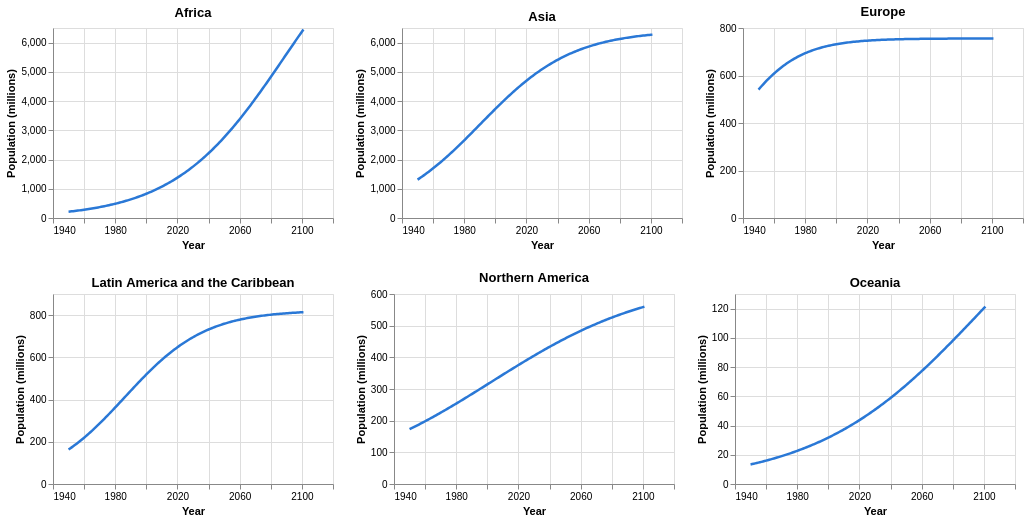

Here is the notebook cell this chart was saved with:
### Code cell
def grafico_regiao(reg):
    d = previsoes_reg[previsoes_reg["região"] == reg]
    base = alt.Chart(d).encode(x=alt.X("Time:Q", title="Year", axis=alt.Axis(format="d"), scale=alt.Scale(zero=False)))
    obs = base.transform_filter("datum.Time <= 2023").mark_circle(size=24, color="#8a8a8a").encode(
        y=alt.Y("milhões:Q", title="Population (millions)"))
    logi = base.mark_line(strokeWidth=2.5, color="#2a78d6").encode(y="logistica:Q")
    med = base.transform_filter("datum.Time >= 2023").mark_line(strokeWidth=2, strokeDash=[5, 4], color="#eb6834").encode(y="milhões:Q")
    return (obs + logi + med).properties(width=280, height=190, title=reg)

alt.vconcat(*[
    alt.hconcat(*[grafico_regiao(r) for r in REGS])
    for REGS in [sorted(previsoes_reg["região"].unique())[i:i + 3] for i in range(0, 6, 3)]
])

### Figure 1 — Vega-Lite specification as saved in the notebook (floating-point values rounded to 4 significant figures; data arrays with more than 128 entries replaced by an {"elided": "..."} marker saying what was removed)
{"config": {"view": {"continuousWidth": 300, "continuousHeight": 300}}, "vconcat": [{"hconcat": [{"layer": [{"mark": {"type": "circle", "color": "#8a8a8a", "size": 24}, "encoding": {"x": {"axis": {"format": "d"}, "field": "Time", "scale": {"zero": false}, "title": "Year", "type": "quantitative"}, "y": {"field": "milhões", "title": "Population (millions)", "type": "quantitative"}}, "transform": [{"filter": "datum.Time <= 2023"}]}, {"mark": {"type": "line", "color": "#2a78d6", "strokeWidth": 2.5}, "encoding": {"x": {"axis": {"format": "d"}, "field": "Time", "scale": {"zero": false}, "title": "Year", "type": "quantitative"}, "y": {"field": "logistica", "type": "quantitative"}}}, {"mark": {"type": "line", "color": "#eb6834", "strokeDash": [5, 4], "strokeWidth": 2}, "encoding": {"x": {"axis": {"format": "d"}, "field": "Time", "scale": {"zero": false}, "title": "Year", "type": "quantitative"}, "y": {"field": "milhões", "type": "quantitative"}}, "transform": [{"filter": "datum.Time >= 2023"}]}], "data": {"name": "data-e3ba7a79a0755820e54a3dae1e428eb8"}, "height": 190, "title": "Africa", "width": 280}, {"layer": [{"mark": {"type": "circle", "color": "#8a8a8a", "size": 24}, "encoding": {"x": {"axis": {"format": "d"}, "field": "Time", "scale": {"zero": false}, "title": "Year", "type": "quantitative"}, "y": {"field": "milhões", "title": "Population (millions)", "type": "quantitative"}}, "transform": [{"filter": "datum.Time <= 2023"}]}, {"mark": {"type": "line", "color": "#2a78d6", "strokeWidth": 2.5}, "encoding": {"x": {"axis": {"format": "d"}, "field": "Time", "scale": {"zero": false}, "title": "Year", "type": "quantitative"}, "y": {"field": "logistica", "type": "quantitative"}}}, {"mark": {"type": "line", "color": "#eb6834", "strokeDash": [5, 4], "strokeWidth": 2}, "encoding": {"x": {"axis": {"format": "d"}, "field": "Time", "scale": {"zero": false}, "title": "Year", "type": "quantitative"}, "y": {"field": "milhões", "type": "quantitative"}}, "transform": [{"filter": "datum.Time >= 2023"}]}], "data": {"name": "data-15d56cea38acbbd2eb4481a99a28d49e"}, "height": 190, "title": "Asia", "width": 280}, {"layer": [{"mark": {"type": "circle", "color": "#8a8a8a", "size": 24}, "encoding": {"x": {"axis": {"format": "d"}, "field": "Time", "scale": {"zero": false}, "title": "Year", "type": "quantitative"}, "y": {"field": "milhões", "title": "Population (millions)", "type": "quantitative"}}, "transform": [{"filter": "datum.Time <= 2023"}]}, {"mark": {"type": "line", "color": "#2a78d6", "strokeWidth": 2.5}, "encoding": {"x": {"axis": {"format": "d"}, "field": "Time", "scale": {"zero": false}, "title": "Year", "type": "quantitative"}, "y": {"field": "logistica", "type": "quantitative"}}}, {"mark": {"type": "line", "color": "#eb6834", "strokeDash": [5, 4], "strokeWidth": 2}, "encoding": {"x": {"axis": {"format": "d"}, "field": "Time", "scale": {"zero": false}, "title": "Year", "type": "quantitative"}, "y": {"field": "milhões", "type": "quantitative"}}, "transform": [{"filter": "datum.Time >= 2023"}]}], "data": {"name": "data-7fb724ea1fe1aaa48beac8d64f602f57"}, "height": 190, "title": "Europe", "width": 280}]}, {"hconcat": [{"layer": [{"mark": {"type": "circle", "color": "#8a8a8a", "size": 24}, "encoding": {"x": {"axis": {"format": "d"}, "field": "Time", "scale": {"zero": false}, "title": "Year", "type": "quantitative"}, "y": {"field": "milhões", "title": "Population (millions)", "type": "quantitative"}}, "transform": [{"filter": "datum.Time <= 2023"}]}, {"mark": {"type": "line", "color": "#2a78d6", "strokeWidth": 2.5}, "encoding": {"x": {"axis": {"format": "d"}, "field": "Time", "scale": {"zero": false}, "title": "Year", "type": "quantitative"}, "y": {"field": "logistica", "type": "quantitative"}}}, {"mark": {"type": "line", "color": "#eb6834", "strokeDash": [5, 4], "strokeWidth": 2}, "encoding": {"x": {"axis": {"format": "d"}, "field": "Time", "scale": {"zero": false}, "title": "Year", "type": "quantitative"}, "y": {"field": "milhões", "type": "quantitative"}}, "transform": [{"filter": "datum.Time >= 2023"}]}], "data": {"name": "data-1fc6454d0c57dcff9654e114bf5df8ea"}, "height": 190, "title": "Latin America and the Caribbean", "width": 280}, {"layer": [{"mark": {"type": "circle", "color": "#8a8a8a", "size": 24}, "encoding": {"x": {"axis": {"format": "d"}, "field": "Time", "scale": {"zero": false}, "title": "Year", "type": "quantitative"}, "y": {"field": "milhões", "title": "Population (millions)", "type": "quantitative"}}, "transform": [{"filter": "datum.Time <= 2023"}]}, {"mark": {"type": "line", "color": "#2a78d6", "strokeWidth": 2.5}, "encoding": {"x": {"axis": {"format": "d"}, "field": "Time", "scale": {"zero": false}, "title": "Year", "type": "quantitative"}, "y": {"field": "logistica", "type": "quantitative"}}}, {"mark": {"type": "line", "color": "#eb6834", "strokeDash": [5, 4], "strokeWidth": 2}, "encoding": {"x": {"axis": {"format": "d"}, "field": "Time", "scale": {"zero": false}, "title": "Year", "type": "quantitative"}, "y": {"field": "milhões", "type": "quantitative"}}, "transform": [{"filter": "datum.Time >= 2023"}]}], "data": {"name": "data-423e5799ea446038a916a1600632bff8"}, "height": 190, "title": "Northern America", "width": 280}, {"layer": [{"mark": {"type": "circle", "color": "#8a8a8a", "size": 24}, "encoding": {"x": {"axis": {"format": "d"}, "field": "Time", "scale": {"zero": false}, "title": "Year", "type": "quantitative"}, "y": {"field": "milhões", "title": "Population (millions)", "type": "quantitative"}}, "transform": [{"filter": "datum.Time <= 2023"}]}, {"mark": {"type": "line", "color": "#2a78d6", "strokeWidth": 2.5}, "encoding": {"x": {"axis": {"format": "d"}, "field": "Time", "scale": {"zero": false}, "title": "Year", "type": "quantitative"}, "y": {"field": "logistica", "type": "quantitative"}}}, {"mark": {"type": "line", "color": "#eb6834", "strokeDash": [5, 4], "strokeWidth": 2}, "encoding": {"x": {"axis": {"format": "d"}, "field": "Time", "scale": {"zero": false}, "title": "Year", "type": "quantitative"}, "y": {"field": "milhões", "type": "quantitative"}}, "transform": [{"filter": "datum.Time >= 2023"}]}], "data": {"name": "data-3702e0a8f7ca589834b9dfd549d104f8"}, "height": 190, "title": "Oceania", "width": 280}]}], "$schema": "https://vega.github.io/schema/vega-lite/v6.4.1.json", "datasets": {"data-e3ba7a79a0755820e54a3dae1e428eb8": {"elided": "152 records"}, "data-15d56cea38acbbd2eb4481a99a28d49e": {"elided": "152 records"}, "data-7fb724ea1fe1aaa48beac8d64f602f57": {"elided": "152 records"}, "data-1fc6454d0c57dcff9654e114bf5df8ea": {"elided": "152 records"}, "data-423e5799ea446038a916a1600632bff8": {"elided": "152 records"}, "data-3702e0a8f7ca589834b9dfd549d104f8": {"elided": "152 records"}}}
